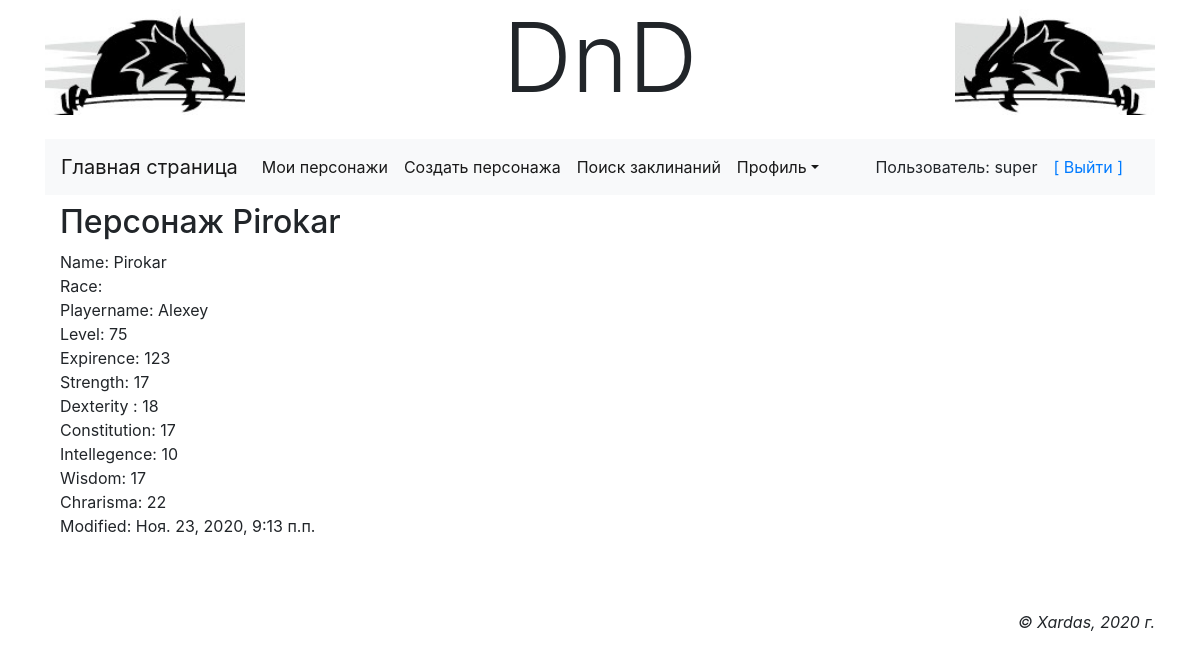
Screenshot of /main/accounts/profile/char/Pirokar/ (signed in) with the database file from the repository.
### main/models.py (models this page shows, shortened)
class AdvUser(AbstractUser):
    is_activated = models.BooleanField(default=True, db_index=True, verbose_name='Прошёл активацию?')
    send_message = models.BooleanField(default=True, verbose_name='Слать сообщение о новых коментариях?')
    class Meta(AbstractUser.Meta):
        pass

class CharBase(models.Model):
    owner = models.ForeignKey('AdvUser', null=False, on_delete=models.PROTECT, verbose_name='Владелец персонажа')
    name = models.CharField(db_index=True, unique=True, null=False, max_length=20, verbose_name='Имя персонажа')
    races = models.ManyToManyField(CharRaces, choices=CharRaces.RACE_CHOICES, max_length=20,
                                   verbose_name='Расса персонажа')
    playername = models.CharField(null=True, max_length=20, verbose_name='Реальное имя персонажа')
    level = models.IntegerField(null=False, default=1, verbose_name='Уровень персонажа')
    expirence = models.IntegerField(null=False, default=0, verbose_name='Опыт персонажа')
    strength = models.IntegerField(null=False, default=8, verbose_name='Сила персонажа')
    dexterity = models.IntegerField(null=False, default=8, verbose_name='Ловкость персонажа')
    constitution = models.IntegerField(null=False, default=8, verbose_name='Телосложение персонажа')
    intellegence = models.IntegerField(null=False, default=8, verbose_name='Интеллект персонажа')
    wisdom = models.IntegerField(null=False, default=8, verbose_name='Мудрость персонажа')
    chrarisma = models.IntegerField(null=False, default=8, verbose_name='Харизма персонажа')
    modified = models.DateTimeField(auto_now_add=True, db_index=True, verbose_name='Время модификации')
    spells = models.ManyToManyField(Spell)
    prof_bonus = models.IntegerField(null=True, default=0, verbose_name='Бонус мастерства')
    armor_class = models.IntegerField(null=True, default=0, verbose_name='Броня персонажа')
    speed = models.IntegerField(null=True, default=0, verbose_name='Скорость персонажа')
    initiative = models.IntegerField(null=True, default=0, verbose_name='Инициатива')
    inspiration = models.IntegerField(null=True, default=0, verbose_name='Вдохновение')
    hitpoints_max = models.IntegerField(null=True, default=0, verbose_name='Максимальое здоровье')
    hitpoints_curr = models.IntegerField(null=True, default=0, verbose_name='Текущее здоровье')
    hitpoints_temp = models.IntegerField(null=True, default=0, verbose_name='Временные очки здоровья')
    char_classes = models.ManyToManyField(CharClasses, choices=CharClasses.CLASS_CHOICES,
                                          verbose_name='Класс персонажа')
    world_view = models.IntegerField(null=True, default=0, verbose_name='Мировозрение')
    gender = models.BooleanField(default=True, verbose_name='Пол')
    age = models.IntegerField(null=True, default=21, verbose_name='Возраст персонажа')
    height = models.IntegerField(null=True, default=175, verbose_name='Рост персонажа')
    weight = models.IntegerField(null=True, default=60, verbose_name='Вес персонажа')
    hair = models.CharField(null=True, max_length=20, verbose_name='Цвет волос')
    eyes = models.CharField(null=True, max_length=20, verbose_name='Цвет глаз')
    skin = models.CharField(null=True, max_length=20, verbose_name='Цвет кожы')
    avatar = models.ImageField(null=True, blank=True, upload_to='avatars/', verbose_name='Аватар')
    pers_traits = models.CharField(null=True, max_length=20, verbose_name='Персональные черты')
    ideals = models.CharField(null=True, max_length=20, verbose_name='Идеалы')
    bonds = models.CharField(null=True, max_length=20, verbose_name='Привязанности')
    flaws = models.CharField(null=True, max_length=20, verbose_name='Пороки')
    char_history = models.TextField(default='', verbose_name='История персонажа')
    gold_count = models.IntegerField(null=True, default=0, verbose_name='Золото персонажа')
    silver_count = models.IntegerField(null=True, default=0, verbose_name='Серебро персонажа')
    copper_count = models.IntegerField(null=True, default=0, verbose_name='Медь персонажа')
    char = CharacterManager()
    objects = models.Manager()
    class Meta:
        ordering = ['-modified']

### main/views.py (the view)
# urls.py: path('accounts/profile/char/<str:name>/', view_character, name='view_character'),
@login_required
def view_character(request, name):
    print("Current char: ", name)
    ch = get_object_or_404(CharBase, name=name)
    return render(request, 'main/character.html', {'char': ch})

### main/templates/main/character.html (shortened to what this page needs)
{% extends "layout/basic.html" %}
{% block content %}
<h2>Персонаж {{ char.name }}</h2>
<div>
    Name: {{ char.name }} <br>
    Race: {{ char.race }} <br>
    Playername:  {{ char.playername }} <br>
    Level: {{ char.level }} <br>
    Expirence: {{ char.expirence }} <br>
    Strength: {{ char.strength }} <br>
    Dexterity : {{ char.dexterity }} <br>
    Constitution: {{ char.constitution }} <br>
    Intellegence: {{ char.intellegence }} <br>
    Wisdom: {{ char.wisdom }} <br>
    Chrarisma: {{ char.chrarisma }} <br>
    Modified:  {{ char.modified }} <br>
    <br><br>
</div>
{% endblock %}

### main/templates/layout/menu.html (shortened to what this page needs)
<nav class="navbar navbar-expand-lg navbar-light bg-light">
          <a class="navbar-brand" href="{% url 'main:index' %}">Главная страница</a>
          <div class="collapse navbar-collapse" id="navbarSupportedContent">
              {% if user.is_authenticated %}
              <ul class="navbar-nav mr-auto">
                  <li class="nav-item active"><a class="nav-link" href="{% url 'main:profile' %}">Мои персонажи</a></li>
                  <li class="nav-item active"><a class="nav-link" href="{% url 'main:create_character' %}">Создать персонажа</a></li>
                  <li class="nav-item active"><a class="nav-link" href="{% url 'main:find_spells' %}">Поиск заклинаний</a></li>
                  <li class="nav-item dropdown active">
                        <a class="nav-link dropdown-toggle" data-toggle="dropdown"
                        href="#" role="button" aria-haspopup="true"
                        aria-expanded="false">Профиль</a>
                  </li>
              </ul>
              Пользователь: {{ user.username }}
              <a class="nav-link" href="{% url 'main:logout' %}">[ Выйти ]</a>
              {% else %}
              <a class="nav-link" href="{% url 'main:register' %}">[ Регистрация ]</a>
              <a class="nav-link" href="{% url 'main:login' %}">[ Вход ]</a>
              {% endif %}
          </div>
</nav>

### rows the page displays
AdvUser: username "super"
CharBase: name "Pirokar", playername "Alexey", level "75", expirence "123", strength "17", dexterity "18", constitution "17", intellegence "10", wisdom "17", chrarisma "22", modified "Ноя. 23, 2020, 9:13 п.п."
